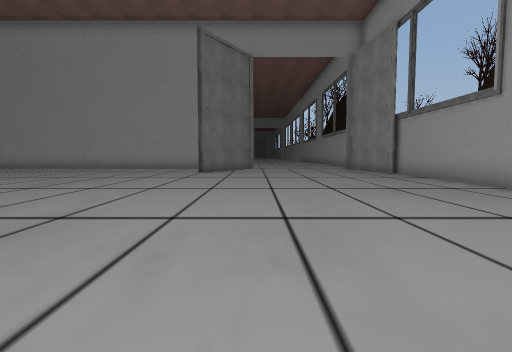
view 1 (above)

18 first-person views from a walk through a 3-D level made in the Unity game engine. The camera is 1.4 m above the floor, tilts 4° down and sees 80° across. The floor is counted in squares, 2 m on a side. Each view is taken from the middle of a square. On the plan, view 1 faces up. The plan holds only what a view shows up to about 10 squares ahead; the rest is blank. The place goes on beyond the plan. The player is left out. Some surface patterns are stand-ins.

view 2
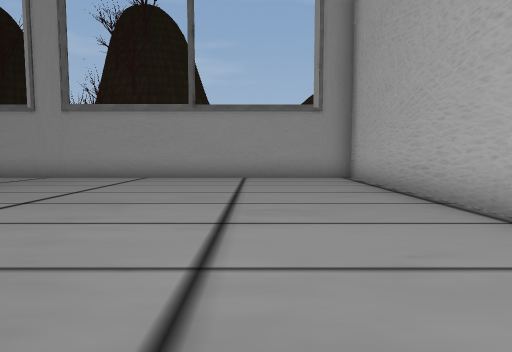

view 3
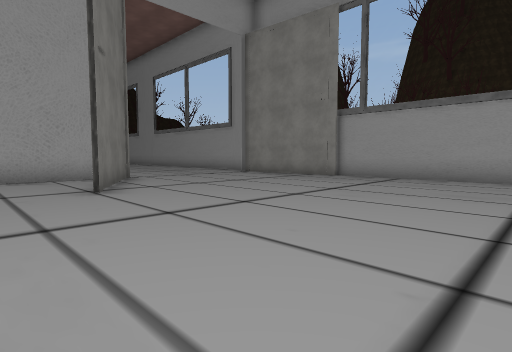

view 4
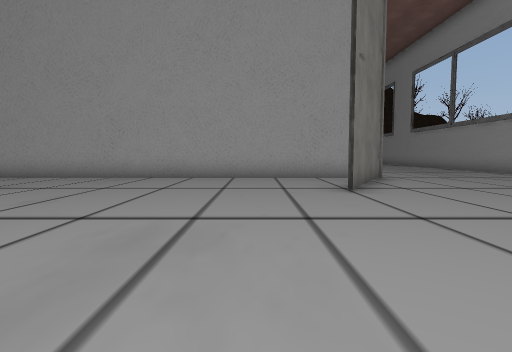

view 5
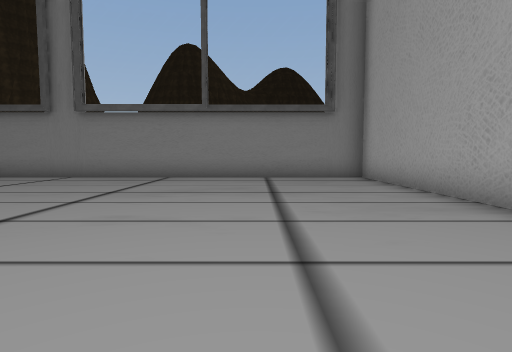

view 6
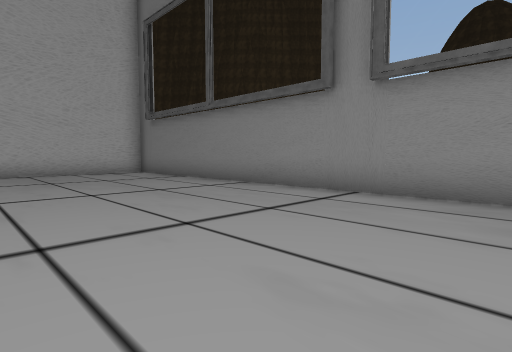

view 7
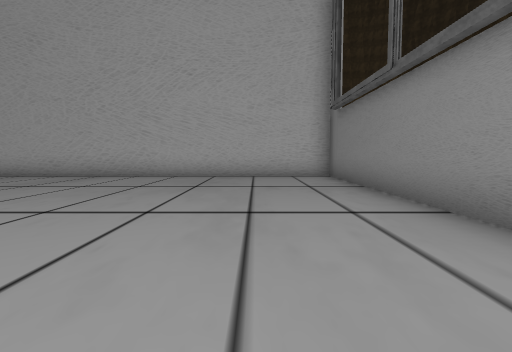

view 8
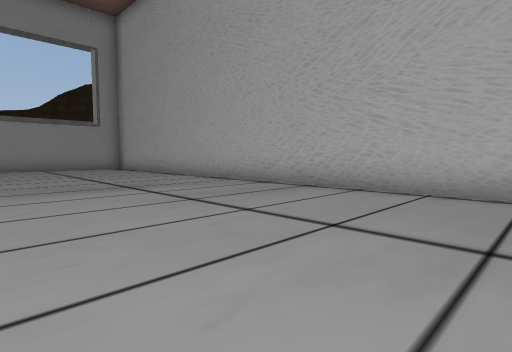

view 9
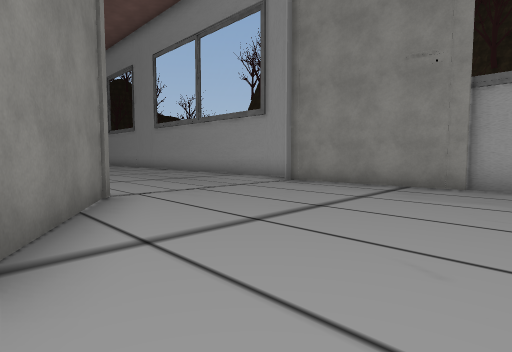

view 10
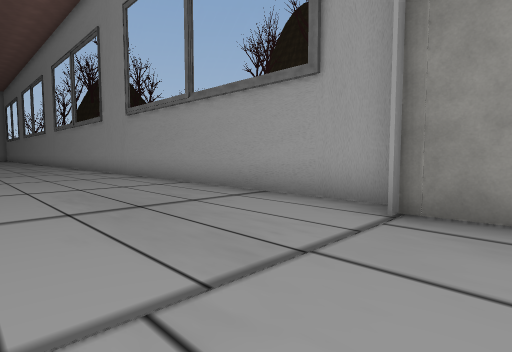

view 11
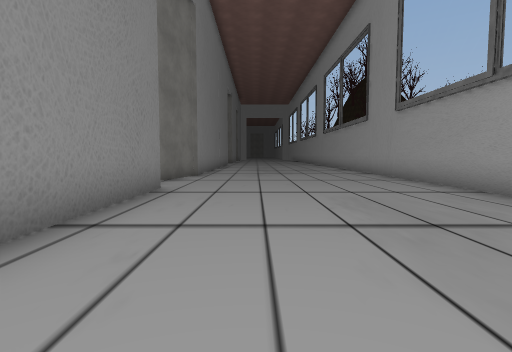

view 12
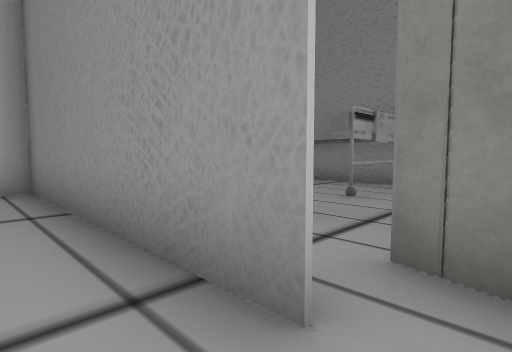

view 13
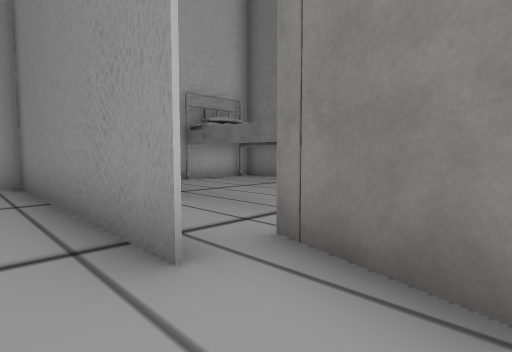

view 14
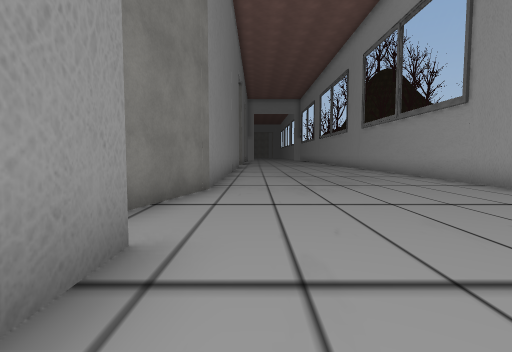

view 15
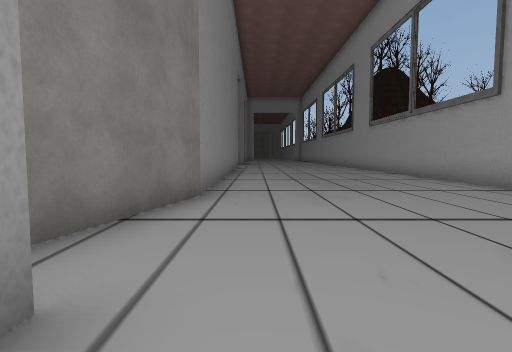

view 16
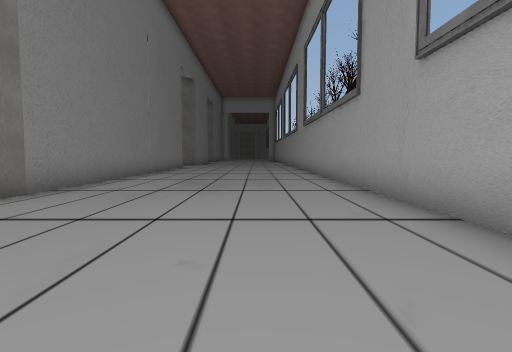

view 17
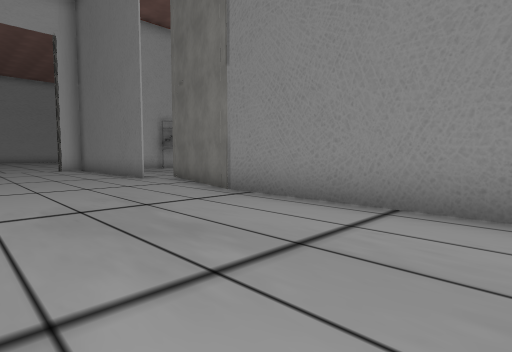

view 18
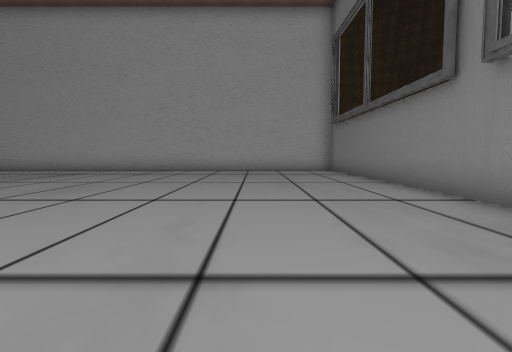

### Floor plan
Points are (right, up) in squares from view 1. A wall is a line through its corners. A room is listed if a view was taken in it or the views show most of it. See-through windows are left out.
Room 1 (views 1, 2, 3, 4, 5, 6, 7, 8, 9, 10, 11, 12, 13, 14, 15, 16, 17, 18)
walls: (-1, 15.3) (-13.4, 15.3) (-13.4, -2.9) (5.2, -2.9) (5.2, 11.4); (-0.2, 15.4) (-2.2, 11.8); (5.1, 11.2) (4.7, 15.4); (5.2, 15.6) (5.2, 30); (-1, 21.4) (-1, 15.4); (-0.9, 25.3) (-2, 21.2); (-1, 30.1) (-1, 25.1)
objects: bed (-7, 15) to (-7, 16); bed (-5, 15) to (-5, 16)

Where each view was taken, in squares from view 1:
view 1: 0 up, 0 right, facing up
view 2: 0 up, 4 left, facing right
view 3: 6 up, 4 left, facing up-right
view 4: 6 up, 4 left, facing up
view 5: 12 up, 4 left, facing left
view 6: 9 up, 8 left, facing down-left
view 7: 7 up, 11 left, facing down
view 8: 3 up, 10 left, facing down-right
view 9: 10 up, 2 left, facing up-right
view 10: 14 up, 1 right, facing up-right
view 11: 15 up, 1 right, facing up
view 12: 22 up, 0 right, facing down-left
view 13: 23 up, 0 right, facing down-left
view 14: 19 up, 0 right, facing up
view 15: 20 up, 0 right, facing up
view 16: 20 up, 3 right, facing up
view 17: 30 up, 3 right, facing down-left
view 18: 11 up, 10 left, facing down
